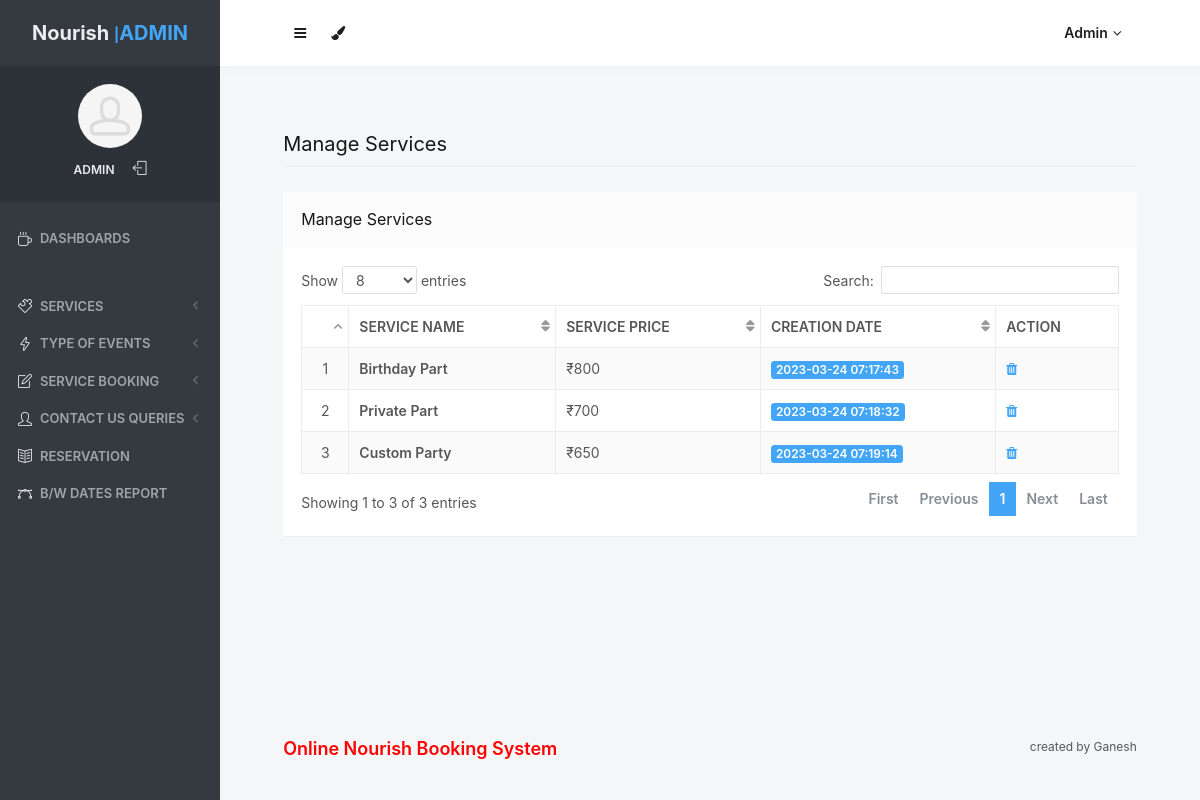
/admin/manage-services.php (signed in), run on an earlier commit of the app's database.
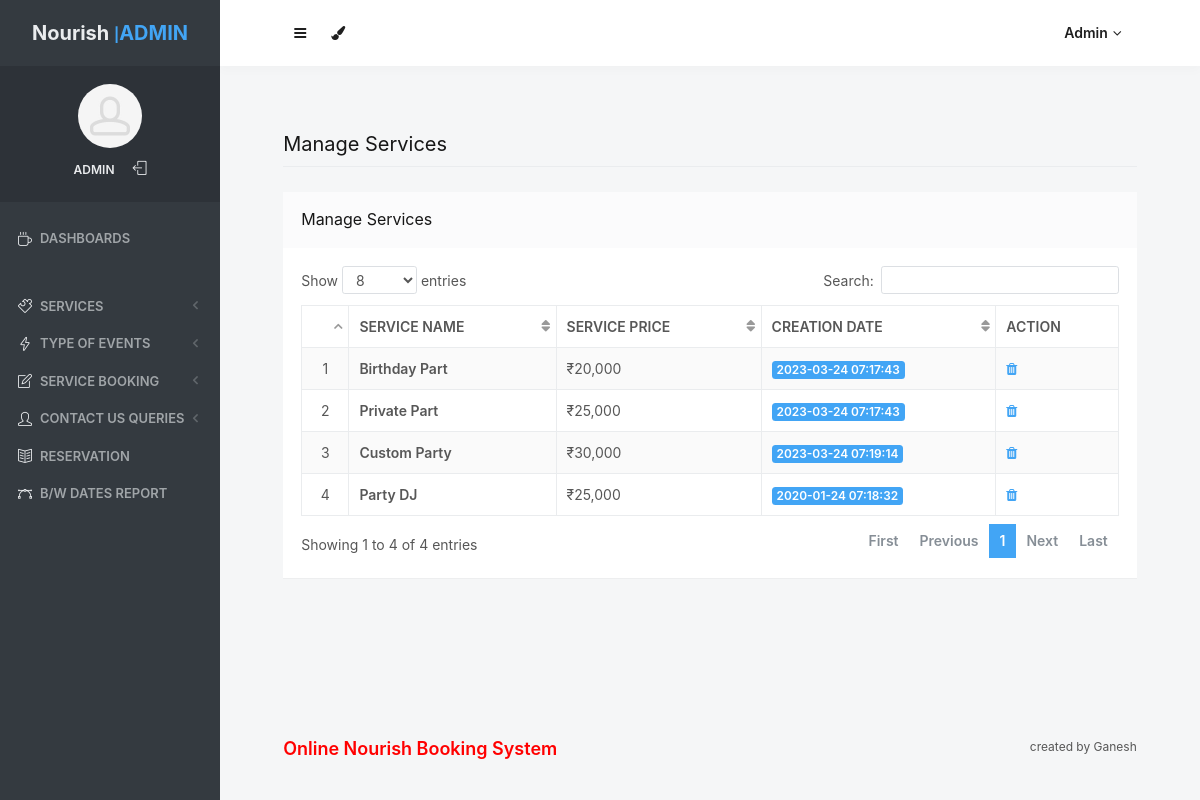
And on a later commit of the database.
### tables this page shows
CREATE TABLE `tblservice` (
  `ID` int(10) NOT NULL,
  `ServiceName` varchar(200) DEFAULT NULL,
  `SerDes` varchar(250) NOT NULL,
  `ServicePrice` varchar(200) DEFAULT NULL,
  `CreationDate` timestamp NULL DEFAULT current_timestamp()
);

### admin/manage-services.php (the view, shortened to what the changed rows need)
<?php
include('includes/dbconnection.php');
if (strlen($_SESSION['odmsaid']==0)) {
  header('location:logout.php');
  } else{
  ?>
<!doctype html>
<html lang="en" class="no-focus">
    <head>
        <link rel="stylesheet" href="assets/js/plugins/datatables/dataTables.bootstrap4.min.css">
        <link rel="stylesheet" id="css-main" href="assets/css/codebase.min.css">
    </head>
    <body>
        <div id="page-container" class="sidebar-o sidebar-inverse side-scroll page-header-fixed main-content-narrow">
           <?php include_once('includes/sidebar.php');?>
          <?php include_once('includes/header.php');?>
            <main id="main-container">
                <div class="content">
                    <h2 class="content-heading">Manage Services</h2>
                    <div class="block">
                        <div class="block-header block-header-default">
                            <h3 class="block-title">Manage Services</h3>
                        </div>
                        <div class="block-content block-content-full">
                            <table class="table table-bordered table-striped table-vcenter js-dataTable-full-pagination">
                                <thead>
                                    <tr>
                                        <th class="text-center"></th>
                                        <th>Service Name</th>
                                        <th class="d-none d-sm-table-cell">Service Price</th>
                                        <th class="d-none d-sm-table-cell">Creation Date</th>
                                        <th class="d-none d-sm-table-cell" style="width: 15%;">Action</th>
                                       </tr>
                                </thead>
                                <tbody>
                                    <?php
$sql="SELECT * from tblservice";
$query = $dbh -> prepare($sql);
$query->execute();
$results=$query->fetchAll(PDO::FETCH_OBJ);
$cnt=1;
if($query->rowCount() > 0)
{
foreach($results as $row)
{               ?>
                                    <tr>
                                        <td class="text-center"><?php echo htmlentities($cnt);?></td>
                                        <td class="font-w600"><?php  echo htmlentities($row->ServiceName);?></td>
                                        <td class="d-none d-sm-table-cell">₹<?php  echo htmlentities($row->ServicePrice);?></td>
                                        <td class="d-none d-sm-table-cell">
                                            <span class="badge badge-primary"><?php  echo htmlentities($row->CreationDate);?></span>
                                        </td>
                                         <td class="d-none d-sm-table-cell"><a href="manage-services.php?delid=<?php echo ($row->ID);?>" onclick="return confirm('Do you really want to Delete ?');"><i class="fa fa-trash fa-delete" aria-hidden="true"></i></a></td>
                                    </tr>
                                    <?php $cnt=$cnt+1;}} ?>
                                </tbody>
                            </table>
                        </div>
                    </div>
                </div>
            </main>
           <?php include_once('includes/footer.php');?>
        </div>
    </body>
</html>
<?php }  ?>

### admin/includes/sidebar.php (shortened to what the changed rows need)
     <?php
include('includes/dbconnection.php');
if (strlen($_SESSION['odmsaid']==0)) {
  header('location:logout.php');
  } else{
  ?>
   <nav id="sidebar">
                <div id="sidebar-scroll">
                    <div class="sidebar-content">
                        <div class="content-header content-header-fullrow px-15">
                            <div class="content-header-section text-center align-parent sidebar-mini-hidden">
                                <div class="content-header-item">
                                    <a class="link-effect font-w700" href="dashboard.php">
                                        <span class="font-size-xl text-dual-primary-dark">Nourish </span>|<span class="font-size-xl text-primary">ADMIN</span>
                                    </a>
                                </div>
                            </div>
                        </div>
                        <div class="content-side content-side-full content-side-user px-10 align-parent">
                            <div class="sidebar-mini-hidden-b text-center">
                                <a class="img-link" href="dashboard.php">
                                    <img class="img-avatar" src="assets/img/avatars/avatar15.jpg" alt="">
                                </a>
                                <ul class="list-inline mt-10">
                                    <?php
$aid=$_SESSION['odmsaid'];
$sql="SELECT AdminName from  tbladmin where ID=:aid";
$query = $dbh -> prepare($sql);
$query->bindParam(':aid',$aid,PDO::PARAM_STR);
$query->execute();
$results=$query->fetchAll(PDO::FETCH_OBJ);
$cnt=1;
if($query->rowCount() > 0)
{
foreach($results as $row)
{               ?>
                                    <li class="list-inline-item">
                                        <a class="link-effect text-dual-primary-dark font-size-xs font-w600 text-uppercase" href="admin-profile.php"><?php  echo $row->AdminName;?></a>
                                    </li><?php $cnt=$cnt+1;}} ?>
                                    <li class="list-inline-item">
                                        <a class="link-effect text-dual-primary-dark" href="logout.php">
                                            <i class="si si-logout"></i>
                                        </a>
                                    </li>
                                </ul>
                            </div>
                        </div>
                        <div class="content-side content-side-full">
                            <ul class="nav-main">
                                <li class="open">
                                    <a href="dashboard.php"><i class="si si-cup"></i><span class="sidebar-mini-hide">Dashboards</span></a>
                                </li>
                                <li class="nav-main-heading"><span class="sidebar-mini-visible">UI</span><span class="sidebar-mini-hidden"></span></li>
                                <li>
                                    <a class="nav-submenu" data-toggle="nav-submenu"><i class="si si-puzzle"></i><span class="sidebar-mini-hide"></span>Services</a>
                                </li>
                                <li>
                                    <a class="nav-submenu" data-toggle="nav-submenu" href="#"><i class="si si-energy"></i><span class="sidebar-mini-hide">Type of Events</span></a>
                                </li>
                                <li>
                                    <a class="nav-submenu" data-toggle="nav-submenu" href="#"><i class="si si-note"></i><span class="sidebar-mini-hide">Service Booking</span></a>
                                </li>
                                <li>
                                    <a class="nav-submenu" data-toggle="nav-submenu" href="#"><i class="si si-user"></i><span class="sidebar-mini-hide">Contact Us Queries</span></a>
                                </li>
                                <li>
                                    <a  href="reservation-booking.php"><i class="si si-book-open"></i><span class="sidebar-mini-hide">Reservation</span></a>
                                </li>
                                <li>
                                    <a  href="between-dates-report.php"><i class="si si-vector"></i><span class="sidebar-mini-hide">B/w Dates Report</span></a>
                                </li>
                            </ul>
                        </div>
                    </div>
                </div>
            </nav>
           <?php }  ?>

### admin/includes/header.php (shortened to what the changed rows need)
   <?php
include('includes/dbconnection.php');
if (strlen($_SESSION['odmsaid']==0)) {
  header('location:logout.php');
  } else{
  ?>
            <header id="page-header">
                <div class="content-header">
                    <div class="content-header-section">
                        <button type="button" class="btn btn-circle btn-dual-secondary" data-toggle="layout" data-action="sidebar_toggle">
                            <i class="fa fa-navicon"></i>
                        </button>
                        <div class="btn-group" role="group">
                            <button type="button" class="btn btn-circle btn-dual-secondary" id="page-header-themes-dropdown" data-toggle="dropdown" aria-haspopup="true" aria-expanded="false">
                                <i class="fa fa-paint-brush"></i>
                            </button>
                        </div>
                    </div>
                    <div class="content-header-section">
                        <div class="btn-group" role="group">
                            <?php
$aid=$_SESSION['odmsaid'];
$sql="SELECT AdminName from  tbladmin where ID=:aid";
$query = $dbh -> prepare($sql);
$query->bindParam(':aid',$aid,PDO::PARAM_STR);
$query->execute();
$results=$query->fetchAll(PDO::FETCH_OBJ);
$cnt=1;
if($query->rowCount() > 0)
{
foreach($results as $row)
{               ?>
                            <button type="button" class="btn btn-rounded btn-dual-secondary" id="page-header-user-dropdown" data-toggle="dropdown" aria-haspopup="true" aria-expanded="false">
                                <?php  echo $row->AdminName;?><i class="fa fa-angle-down ml-5"></i>
                            </button>
                            <?php $cnt=$cnt+1;}} ?>
                        </div>
                    </div>
                </div>
            </header>
            <?php }  ?>

What changed in the data, as far as the page shows it:
changed tblservice "Birthday Part": ServicePrice "800" → "20,000"
changed tblservice "Private Part": ServicePrice "700" → "25,000"; CreationDate "2023-03-24 07:18:32" → "2023-03-24 07:17:43"
changed tblservice "Custom Party": ServicePrice "650" → "30,000"
added tblservice: ServiceName "Party DJ", ServicePrice "25,000", CreationDate "2020-01-24 07:18:32"
Also different on the page:
text written by a page script: "Show entries Search: Showing 1 to 3 of 3 entries First Previous 1 Next Last" → "Show entries Search: Showing 1 to 4 of 4 entries First Previous 1 Next Last"
